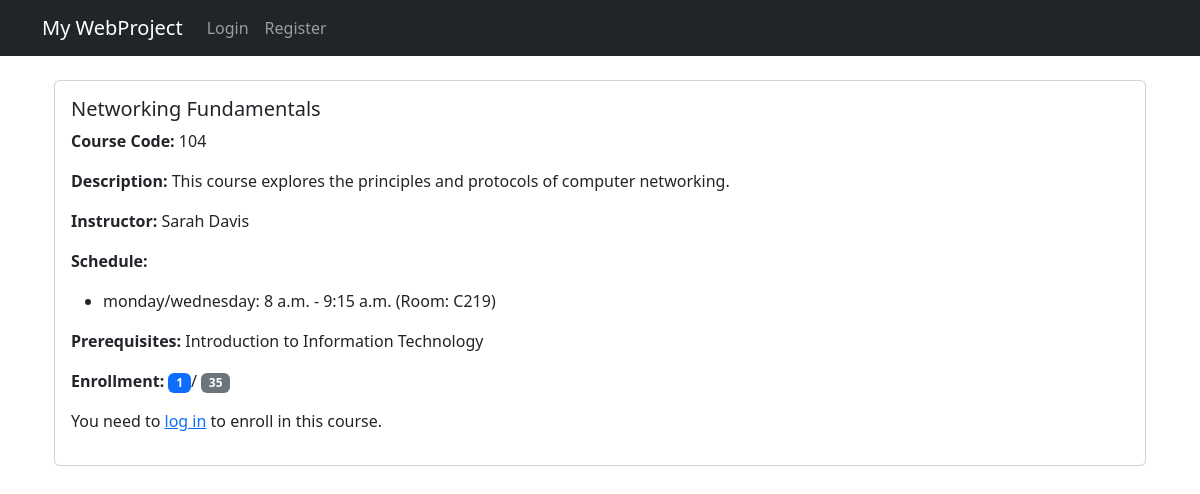
Page /courses/4/ on the earlier database version.
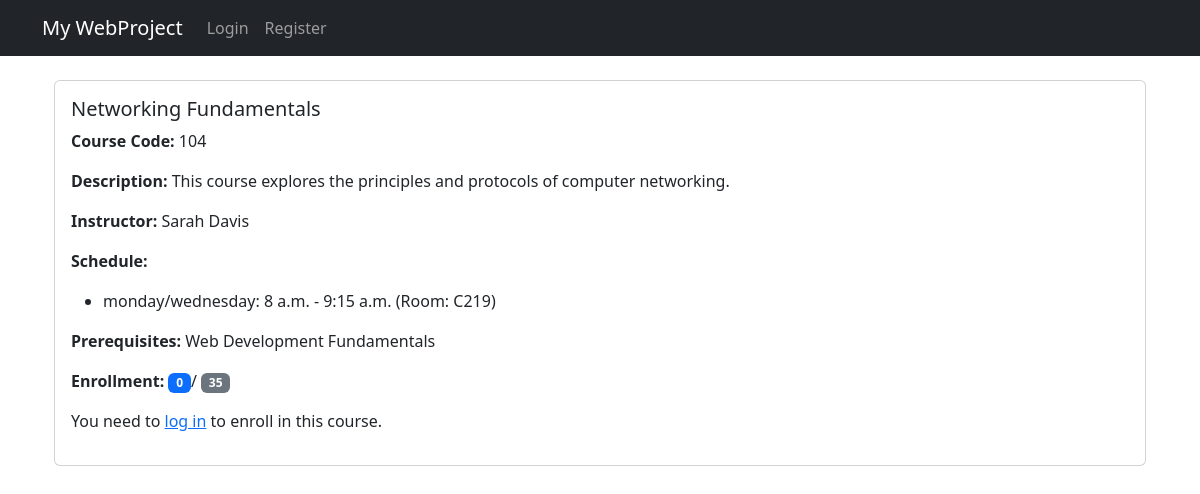
Same page on the later database version.
### schedules/models.py (models this page shows, shortened)
class Schedule(models.Model):
    days = models.CharField(max_length=100)
    start_time = models.TimeField()
    end_time = models.TimeField()
    room_no = models.CharField(max_length=20)
    course = models.ForeignKey(Course, on_delete=models.CASCADE, related_name='schedules')

### courses/models.py (models this page shows, shortened)
class Course(models.Model):
    course_code = models.CharField(max_length=20)
    course_name = models.CharField(max_length=100)
    instructor_name = models.CharField(max_length=100)
    description = models.TextField()
    capacity = models.PositiveIntegerField()
    enrollment_count = models.PositiveIntegerField(default=0)
    prerequisites = models.ManyToManyField('self', symmetrical=False, blank=True)

### courses/views.py (the view)
# urls.py: path('<int:course_id>/', views.course_detail, name='course_detail'),
def course_detail(request, course_id):
    course = get_object_or_404(Course, id=course_id)
    enrollment_count = course.enrollments.count()
    schedules = course.schedules.all()
    enrolled = False
    if request.user.is_authenticated and hasattr(request.user, 'student'):
        enrolled = Enrollment.objects.filter(course=course, student=request.user.student).exists()
    return render(request, 'courses/course_detail.html', {
        'course': course,
        'enrollment_count': enrollment_count,
        'enrolled': enrolled,
        'schedules': schedules,
    })

### templates/courses/course_detail.html (shortened to what this page needs)
{% extends 'base.html' %}
{% block content %}
<div class="container mt-4">
    <div class="card">
        <div class="card-body">
            <h5 class="card-title font-weight-bold">{{ course.course_name }}</h5>
            <p class="card-text"><strong>Course Code:</strong> {{ course.course_code }}</p>
            <p class="card-text"><strong>Description:</strong> {{ course.description }}</p>
            <p class="card-text"><strong>Instructor:</strong> {{ course.instructor_name }}</p>
            <p class="card-text"><strong>Schedule:</strong></p>
            <ul>
                {% for schedule in schedules %}
                    <li>{{ schedule.days }}: {{ schedule.start_time }} - {{ schedule.end_time }} (Room: {{ schedule.room_no }})</li>
                {% endfor %}
            </ul>
            <p class="card-text"><strong>Prerequisites:</strong>
                {% for prerequisite in course.prerequisites.all %}
                    {{ prerequisite.course_name }}{% if not forloop.last %}, {% endif %}
                {% endfor %}
            </p>
            <p class="card-text"><strong>Enrollment:</strong>
                <span class="badge bg-primary">{{ enrollment_count }}</span>/
                <span class="badge bg-secondary">{{ course.capacity }}</span>
            </p>
            {% if user.is_authenticated %}
                {% if user.student %}
                    {% if enrolled %}
                        <div class="mb-3">
                            <form action="{% url 'drop_course' course.id %}" method="post">
                                {% csrf_token %}
                                <button type="submit" class="btn btn-danger">Drop Course</button>
                            </form>
                        </div>
                    {% else %}
                        <div class="mb-3">
                            {% if enrollment_count < course.capacity %}
                                <form action="{% url 'enroll_course' course.id %}" method="post">
                                    {% csrf_token %}
                                    <button type="submit" class="btn btn-primary">Enroll</button>
                                </form>
                            {% else %}
                                <button type="button" class="btn btn-danger" disabled>Course Full</button>
                            {% endif %}
                        </div>
                    {% endif %}
                    {% if course in user.student.completed_courses.all %}
                        <form action="{% url 'undo_mark_completed' course.id %}" method="post">
                            {% csrf_token %}
                            <button type="submit" class="btn btn-warning">Undo Mark as Completed</button>
                        </form>
                    {% else %}
                        <form action="{% url 'mark_completed' course.id %}" method="post">
                            {% csrf_token %}
                            <button type="submit" class="btn btn-success">Mark as Completed</button>
                        </form>
                    {% endif %}
                {% else %}
                    <p>You need to <a href="{% url 'login' %}">log in</a> as a student to enroll in this course.</p>
                {% endif %}
            {% else %}
                <p>You need to <a href="{% url 'login' %}">log in</a> to enroll in this course.</p>
            {% endif %}
        </div>
    </div>
</div>
{% endblock %}

Differences in the rows shown:
no longer on this page (row edited): Course: course_name "Introduction to Information Technology"
now on this page (row edited): Course: course_name "Web Development Fundamentals"
Other differences:
{{ enrollment_count }}: "1" → "0"
